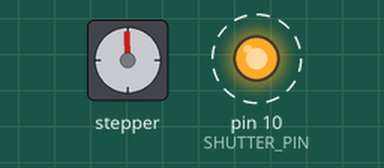
The sketch below on a simulated Arduino Uno, built with avr-gcc and run on an emulated ATmega328P. Parts: stepper motor, output pins drawn as LEDs (lit = HIGH). Wiring (inferred from the names in the program): stepper motor driver (200 steps per turn assumed): step pin 3; direction pin 2; enable pin 4. Dashed ring = blinking. Pins used as bus, display or sensor lines are not drawn.

Above: at 0.15 s.
At 1.65 s:
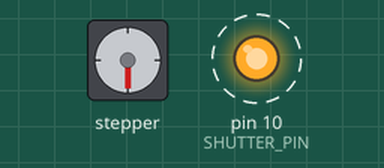
At 2.6 s:
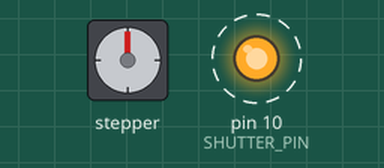
At 38.7 s:
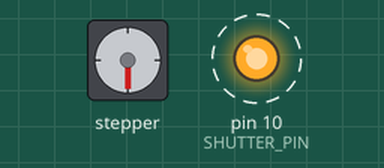
Timing chart, 0 to 40.0 s (numbered marks = the images above):
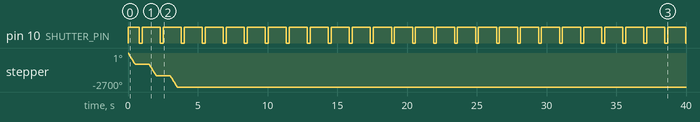

The sketch:

shoot_move_shoot.ino
```cpp
int DIR_PIN = 2;          //A variable for the stepper driver's DIR pin location
int STEP_PIN = 3;         //A variable for the stepper driver's STEP pin location
int ENABLE_PIN = 4;       //A variable for the stepper driver's EN pin location
int SHUTTER_PIN = 10;     //A variable for the camera's remote shutter pin location

//Here are values
int TIME_BETWEEN_SHOTS = 500; //A variable for the time (ms) in between camera shots, described below
int BULB = 200;               //A variable for the time (ms) the camera shutter is pressed, described below
int PAUSE = 300;              //A variable for the time (ms) between motor stop and camera shutter, desribed below
int SHOTS = 3;                //Number of shots to to take in the sequence
int STEPS = 500;              //Number of steps to turn in the sequence


//I am still working on making some conversions for the "STEPS" variable so that I can just enter an angle of rotation
//Code works without this for the time being
//––––––––––––––––––––––––––––––––––––––––––––––––––––––––––––––––––––––––––
//––––––––––––––––––––––––––––––––––––––––––––––––––––––––––––––––––––––––––
//––––––––––––––––––––––––––––––––––––––––––––––––––––––––––––––––––––––––––
//int STEPS_PER_ROTATION = 40; I tried
//int DEGREES = 360;
//int DEGREES_CONVERTED = (DEGREES*STEPS_PER_ROTATION)/360;
////int DEGREES = ;
////int INT = ;
//int TRAVEL = STEPS_PER_ROTATION/SHOTS;
//––––––––––––––––––––––––––––––––––––––––––––––––––––––––––––––––––––––––––
//––––––––––––––––––––––––––––––––––––––––––––––––––––––––––––––––––––––––––
//––––––––––––––––––––––––––––––––––––––––––––––––––––––––––––––––––––––––––


void setup() {
  pinMode(DIR_PIN, OUTPUT);         //Set the stepper driver DIT pin as an output
  pinMode(STEP_PIN, OUTPUT);        //Set the stepper driver STEP pin as an output
  pinMode(ENABLE_PIN, OUTPUT);      //Set the stepper driver EN pin as an output
  pinMode(SHUTTER_PIN, OUTPUT);     //Set the camera shutter pin as an output
  digitalWrite(SHUTTER_PIN, HIGH);  //Start with the camera shutter high (it's active low)
  digitalWrite(ENABLE_PIN, LOW);    //Start with the EN pin low (it's active high)
  Serial.begin(9600);               //Set the baud rate for some serial communication,
                                    //I was reading to the monitor at one point so I needed this.
    }

void loop() {

for(int k = 0; k<SHOTS; k++){                 //A loop for how many shots. This is how many times the "move-shoot" sequence runs
                                              //If I want to create a 2-minute time lapse video at 24fps, I'll need 2880, for instance
      for(int i = 0; i<STEPS; i++){           //A loop for the high edges to send; this loop determines the angle of rotation per shot
            digitalWrite(STEP_PIN, HIGH);     //Send the STEP_PIN a high edge
            digitalWrite(STEP_PIN, LOW);      //Set it back low so it can get a high edge again when it returns
            delay(1);                         //A small amount of time between edges is necessary for the motor to operate properly
            }

       delay(PAUSE);                          //Pause between motor stop and camera shutter firing
       digitalWrite(SHUTTER_PIN, LOW);        //Fire the camera shutter through the remote cable
       delay(BULB);                           //Set the time the shutter is held (bulb)
       digitalWrite(SHUTTER_PIN, HIGH);       //Shutter is let go
       delay(TIME_BETWEEN_SHOTS);             //Some time delay between shots. This is important depending on subject.
                                              //If I'm shooting a plant growing, then I'll want a few minutes
                                              //If I'm shooting traffic moving, just a few seconds
    }

  digitalWrite(ENABLE_PIN, HIGH);             //Stop the motor after it's done with it's sequence. This is my favorite line in here.

}
```

Measured:
- by itself, pin 10 (SHUTTER_PIN): alternates HIGH for 1.3 s and LOW for 0.20 s
- by itself, stepper: turns 900° counter-clockwise in 0.51 s, then 900° counter-clockwise in 0.51 s, then 900° counter-clockwise in 0.51 s
